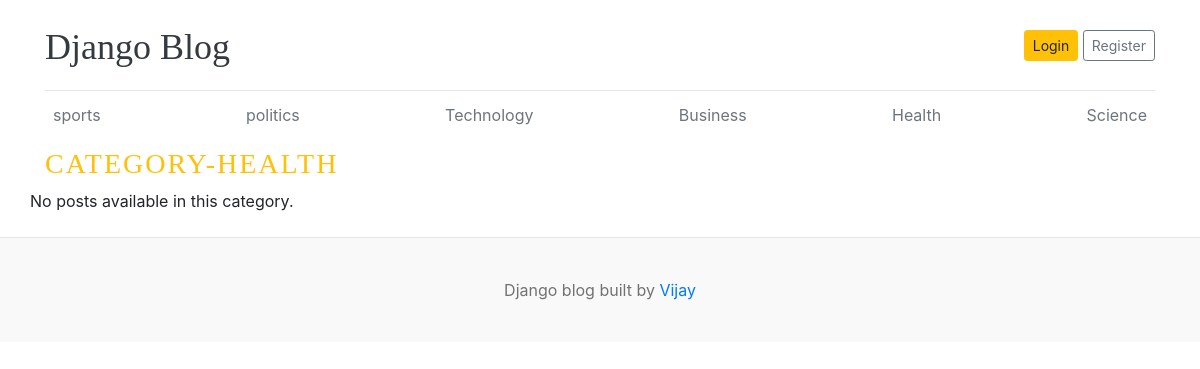
The page /category/5/ on the database its author committed.
### blogs/models.py (models this page shows)
class Category(models.Model):
    category_name = models.CharField(max_length=50, unique=True)
    created_at = models.DateTimeField(auto_now_add=True)
    updated_at = models.DateTimeField(auto_now=True)
    class Meta:
        verbose_name_plural = 'categories'
    def __str__(self):
        return self.category_name

### blogs/views.py (the view)
# urls.py: path('<int:category_id>/', views.category_by_id, name='category_by_id'),
def category_by_id(request, category_id):
    posts = Blog.objects.filter(status = 'Published', category_id=category_id)
    category =  get_object_or_404(Category, id=category_id)
    context = {
        'posts': posts,
        'category': category,
    }
    return render(request, 'posts_by_category.html', context)

### blogs/context_processors.py (called while the page is built)
def get_categories(request):
    categories = Category.objects.all()
    return {'categories': categories}

### templates/posts_by_category.html (shortened to what this page needs)
{% extends 'base.html' %}
{% block content %}
  <h3 class="text-uppercase text-warning", style="letter-spacing: 2px;">Category-{{ category }}</h3>
  <div class="row mb-2">
    {% if posts %}
    {% for post in posts %}
    <div class="col-md-6">
      <div class="card border-0" >
        <div class="card-body">
          <h3>{{post.title}}</h3>
          <small class="mb-1 text-muted">{{post.created_at | timesince}} | {{ post.author }}</small>
          <p class="card-text">{{ post.short_description | truncatewords:20 }}</p>
        </div>
      </div>
    </div>
    {% endfor %}
    {% else %}
    <p>No posts available in this category.</p>
    {% endif %}
  </div>
</div>
{% endblock %}

### templates/base.html (shortened to what this page needs)
{% load static %}
<!DOCTYPE html>
<html lang="en">
<head>
    <link href="https://getbootstrap.com/docs/4.0/dist/css/bootstrap.min.css" rel="stylesheet">
    <link href="{% static 'css/blog.css' %}" rel="stylesheet">
  </head>
<body>
    <div class="container">
      <header class="blog-header py-3">
        <div class="row flex-nowrap justify-content-between align-items-center">
          <div class="col-8 pt-1">
            <a class="blog-header-logo text-dark" href="/">Django Blog</a>
          </div>
          <div class="col-4 d-flex justify-content-end align-items-center">
            <a class="btn btn-sm btn-warning" href="#">Login</a> &nbsp;
            <a class="btn btn-sm btn-outline-secondary" href="#">Register</a>
          </div>
        </div>
      </header>
      <div class="nav-scroller py-1 mb-2">
        <nav class="nav d-flex justify-content-between">
          {% for cat in categories %}
          <a class="p-2 text-muted" href="{% url 'category_by_id' cat.id %}">{{cat.category_name}}</a>
          {% endfor %}
        </nav>
      </div>
{% block content %}
{% endblock %}
 <footer class="blog-footer">
  <p>Django blog built by <a href="#">Vijay </a></p>
</footer>
</body>
</html>

### blog_main/static/css/blog.css (style rules this page uses)
.blog-header { border-bottom: 1px solid #e5e5e5; }
.blog-header-logo { font-family: "Playfair Display", Georgia, "Times New Roman", serif; font-size: 2.25rem; }
h1, h2, h3, h4, h5, h6 { font-family: "Playfair Display", Georgia, "Times New Roman", serif; }
.blog-footer { padding: 2.5rem 0; color: #727272; text-align: center; background-color: #f9f9f9; border-top: .05rem solid #e5e5e5; }
.blog-footer p:last-child { margin-bottom: 0; }

### rows shown on the page
Category: category_name "sports"
Category: category_name "politics"
Category: category_name "Technology"
Category: category_name "Business"
Category: category_name "Health", category_name "HEALTH"
Category: category_name "Science"
